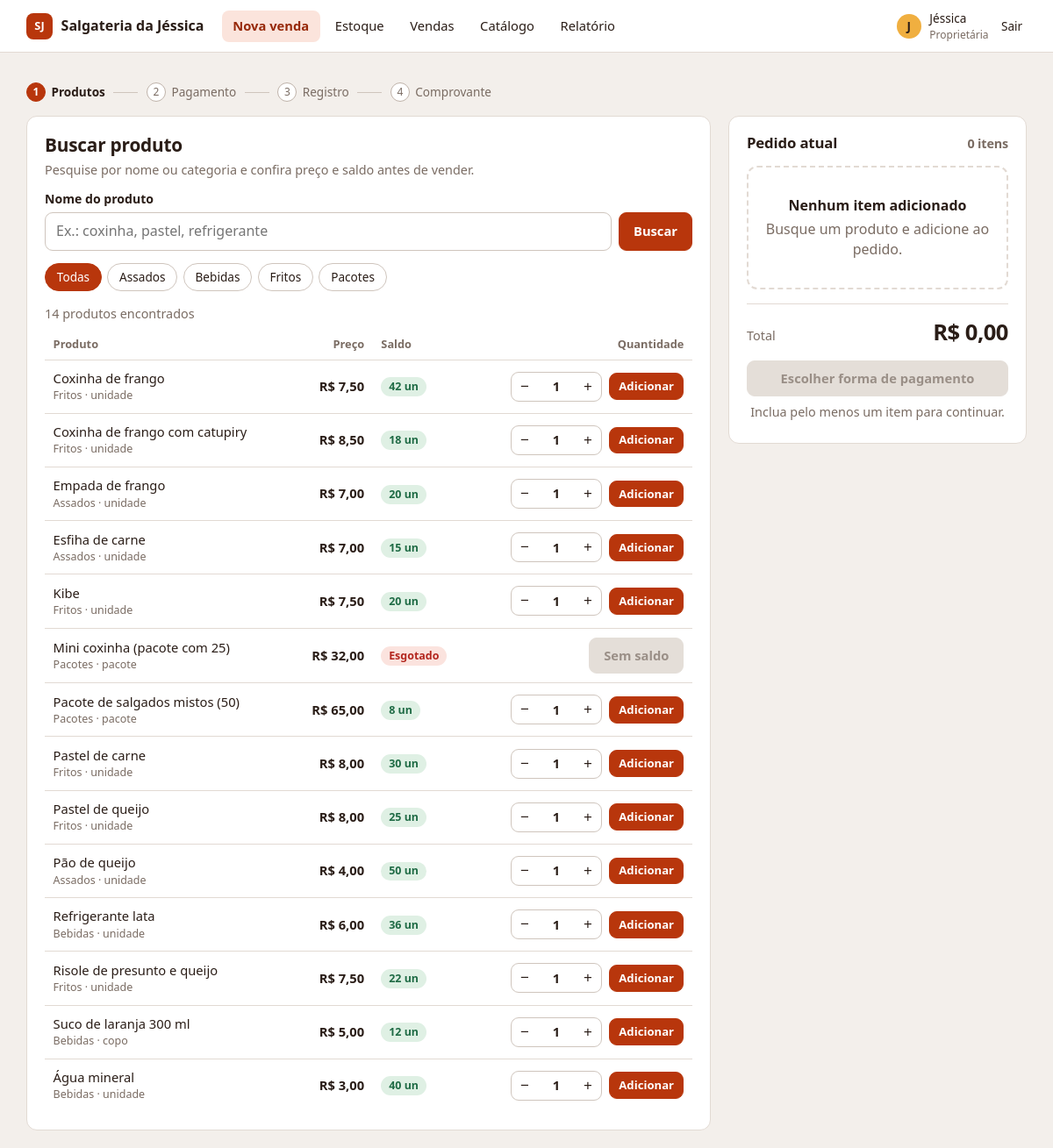
/?q=&categoria= (signed in), run on the app's committed database.
### contas/models.py (models this page shows, shortened)
class Usuario(AbstractUser):
    class Perfil(models.TextChoices):
        PROPRIETARIA = "PROPRIETARIA", "Proprietária"
        ATENDENTE = "ATENDENTE", "Atendente"
    perfil = models.CharField(max_length=12, choices=Perfil.choices, default=Perfil.ATENDENTE)
    @property
    def eh_proprietaria(self):
        return self.perfil == self.Perfil.PROPRIETARIA
    @property
    def nome_exibicao(self):
        return self.first_name or self.username
    @property
    def iniciais(self):
        return self.nome_exibicao[:1].upper()

### catalogo/models.py (models this page shows, shortened)
class Produto(models.Model):
    class Unidade(models.TextChoices):
        UNIDADE = "unidade", "unidade"
        PACOTE = "pacote", "pacote"
        PORCAO = "porção", "porção"
        COPO = "copo", "copo"
    nome = models.CharField(max_length=100)
    categoria = models.CharField(max_length=40)
    unidade = models.CharField("unidade vendável", max_length=10, choices=Unidade.choices, default=Unidade.UNIDADE)
    preco_centavos = models.PositiveIntegerField("preço (centavos)")
    saldo = models.PositiveIntegerField(default=0)  # nunca negativo (RNF09)
    ativo = models.BooleanField(default=True)
    class Meta:
        ordering = ["nome"]
        constraints = [
            models.CheckConstraint(condition=models.Q(preco_centavos__gt=0), name="produto_preco_maior_que_zero"),
        ]

### vendas/views.py (the view)
# urls.py: path("", views.nova_venda, name="nova"),
@login_required
def nova_venda(request):
    venda = services.obter_venda_aberta(request.user)
    q = request.GET.get("q", "").strip()
    categoria = request.GET.get("categoria", "").strip()
    buscou = "q" in request.GET or "categoria" in request.GET
    ativos = Produto.objects.filter(ativo=True)
    resultados = None
    if buscou:
        resultados = [
            p for p in ativos.order_by("nome")
            if (not q or normalizar(q) in normalizar(p.nome)) and (not categoria or p.categoria == categoria)
        ]
    contexto = _contexto_pedido(venda)
    contexto.update({
        "q": q, "categoria": categoria, "buscou": buscou, "resultados": resultados,
        "categorias": ativos.order_by("categoria").values_list("categoria", flat=True).distinct(),
        "no_pedido": {i.produto_id: i.quantidade for i in contexto["itens"]},
    })
    return render(request, "vendas/nova_venda.html", contexto)

### nucleo/contexto.py (called while the page is built)
def navegacao(request):
    m = request.resolver_match
    if not m:
        return {}
    return {
        "secao": _SECOES.get(m.view_name, m.namespace),
        "etapas_venda": [(1, "Produtos"), (2, "Pagamento"), (3, "Registro"), (4, "Comprovante")],
    }

### nucleo/utils.py (called while the page is built)
def formatar_brl(centavos):
    centavos = int(centavos or 0)
    reais, cent = divmod(abs(centavos), 100)
    inteiro = f"{reais:,}".replace(",", ".")
    return f"{'-' if centavos < 0 else ''}R$ {inteiro},{cent:02d}"

### vendas/services.py (called while the page is built)
def obter_venda_aberta(usuario):
    venda = Venda.objects.filter(usuario=usuario, situacao=Venda.Situacao.ABERTA).order_by("-pk").first()
    return venda or Venda.objects.create(usuario=usuario)

### vendas/views.py (called while the page is built)
def _contexto_pedido(venda):
    itens = list(venda.itens.select_related("produto"))
    return {
        "venda": venda, "itens": itens, "total": venda.total_centavos,
        "qtd_itens": len(itens), "qtd_unidades": sum(i.quantidade for i in itens),
    }

### vendas/templates/vendas/nova_venda.html (shortened to what this page needs)
{% extends "base.html" %}
{% load formatos %}
{% block content %}
{% include "vendas/_passos.html" with passo=1 etapas=etapas_venda %}
<div class="duas">
  <section class="cartao">
    <h2>Buscar produto</h2>
    <p class="suave" style="margin-bottom:.8rem">Pesquise por nome ou categoria e confira preço e saldo antes de vender.</p>
    <form method="get" class="campo">
      <label for="q">Nome do produto</label>
      <div class="linha-busca">
        <input id="q" type="text" name="q" value="{{ q }}" placeholder="Ex.: coxinha, pastel, refrigerante" autofocus>
        <button class="btn" type="submit">Buscar</button>
      </div>
    </form>
    <div class="chips" role="group" aria-label="Categoria">
      <a class="chip {% if not categoria %}ativo{% endif %}" href="?q={{ q|urlencode }}&categoria=">Todas</a>
      {% for c in categorias %}<a class="chip {% if categoria == c %}ativo{% endif %}" href="?q={{ q|urlencode }}&categoria={{ c|urlencode }}">{{ c }}</a>{% endfor %}
    </div>
    {% if not buscou %}
      <div class="vazio"><strong>Nenhuma busca ainda</strong>Digite o nome de um produto ou escolha uma categoria para ver preço e saldo disponíveis.</div>
    {% elif not resultados %}
      <div class="vazio"><strong>Não encontramos produtos</strong>Tente outro nome ou outra categoria.</div>
    {% else %}
      <p class="suave" style="margin-bottom:.4rem">{{ resultados|length }} produto{{ resultados|length|pluralize:"s" }} encontrado{{ resultados|length|pluralize:"s" }}</p>
      <div class="tabela-rolagem"><table>
        <thead><tr><th>Produto</th><th class="num">Preço</th><th>Saldo</th><th class="num">Quantidade</th></tr></thead>
        <tbody>{% for p in resultados %}
          <tr>
            <td>{{ p.nome }}<span class="sub">{{ p.categoria }} · {{ p.unidade }}{% if p.pk in no_pedido %} · <span class="tag aviso">No pedido: {{ no_pedido|get_item:p.pk }}</span>{% endif %}</span></td>
            <td class="num"><strong>{{ p.preco_centavos|brl }}</strong></td>
            <td>{% if p.saldo == 0 %}<span class="tag zero">Esgotado</span>{% else %}<span class="tag ok">{{ p.saldo }} un</span>{% endif %}</td>
            <td>
              <form method="post" action="{% url 'vendas:adicionar' %}" class="linha-add">{% csrf_token %}
                {% if p.saldo == 0 %}
                  <button class="btn desativado" type="button" disabled>Sem saldo</button>
                {% else %}
                  <span class="qtd"><button type="button" data-passo="-1" aria-label="Diminuir">−</button>
                    <input type="number" name="quantidade" value="1" min="1" max="{{ p.saldo }}" aria-label="Quantidade de {{ p.nome }}">
                    <button type="button" data-passo="1" aria-label="Aumentar">+</button></span>
                  <button class="btn pequeno" type="submit">Adicionar</button>
                {% endif %}
              </form>
            </td>
          </tr>{% endfor %}
        </tbody></table></div>
    {% endif %}
  </section>
  <aside class="cartao pedido">
    <h3>Pedido atual <span class="suave">{% if qtd_itens %}{{ qtd_itens }} item{{ qtd_itens|pluralize:"ns" }} · {{ qtd_unidades }} unidade{{ qtd_unidades|pluralize }}{% else %}0 itens{% endif %}</span></h3>
    {% if itens %}
      {% for i in itens %}
      <div class="pedido-item">
        <div class="topo-item"><span>{{ i.produto.nome }}<span class="sub">{{ i.quantidade }} × {{ i.preco_unitario_centavos|brl }}</span></span><span>{{ i.subtotal_centavos|brl }}</span></div>
        <div class="base-item">
          <form method="post" action="{% url 'vendas:alterar' i.pk %}" class="qtd">{% csrf_token %}
            <input type="hidden" name="q" value="{{ q }}"><input type="hidden" name="categoria" value="{{ categoria }}">
            <button name="acao" value="menos" {% if i.quantidade <= 1 %}disabled{% endif %} aria-label="Diminuir {{ i.produto.nome }}">−</button>
            <span>{{ i.quantidade }}</span>
            <button name="acao" value="mais" aria-label="Aumentar {{ i.produto.nome }}">+</button>
          </form>
          <form method="post" action="{% url 'vendas:remover' i.pk %}">{% csrf_token %}
            <input type="hidden" name="q" value="{{ q }}"><input type="hidden" name="categoria" value="{{ categoria }}">
            <button class="btn perigo pequeno" type="submit">Remover</button></form>
        </div>
      </div>{% endfor %}
    {% else %}
      <div class="vazio" style="margin:1rem 0"><strong>Nenhum item adicionado</strong>Busque um produto e adicione ao pedido.</div>
    {% endif %}
    <div class="total"><span class="suave">Total</span><strong>{{ total|brl }}</strong></div>
    {% if itens %}<a class="btn cheio" href="{% url 'vendas:pagamento' %}">Escolher forma de pagamento</a>
    {% else %}<button class="btn cheio" disabled>Escolher forma de pagamento</button><p class="suave" style="text-align:center;margin-top:.5rem">Inclua pelo menos um item para continuar.</p>{% endif %}
  </aside>
</div>
{% endblock %}

### nucleo/templates/base.html (shortened to what this page needs)
{% load static %}<!doctype html>
<html lang="pt-br">
<head>
  <link rel="stylesheet" href="{% static 'nucleo/app.css' %}">
</head>
<body>
{% block topo %}
<header class="topo">
  <div class="topo-in">
    <a class="marca" href="{% url 'vendas:nova' %}"><span class="logo">SJ</span> Salgateria da Jéssica</a>
    <nav class="menu" aria-label="Principal">
      <a href="{% url 'vendas:nova' %}" {% if secao == 'venda' %}class="ativo" aria-current="page"{% endif %}>Nova venda</a>
      <a href="{% url 'estoque:consulta' %}" {% if secao == 'estoque' %}class="ativo" aria-current="page"{% endif %}>Estoque</a>
      <a href="{% url 'vendas:lista' %}" {% if secao == 'vendas' %}class="ativo" aria-current="page"{% endif %}>Vendas</a>
      {% if user.eh_proprietaria %}
      <a href="{% url 'catalogo:lista' %}" {% if secao == 'catalogo' %}class="ativo" aria-current="page"{% endif %}>Catálogo</a>
      <a href="{% url 'vendas:relatorio' %}" {% if secao == 'relatorio' %}class="ativo" aria-current="page"{% endif %}>Relatório</a>
      {% endif %}
    </nav>
    <div class="usuario">
      <span class="avatar">{{ user.iniciais }}</span>
      <span>{{ user.nome_exibicao }}<small>{{ user.get_perfil_display }}</small></span>
      <form method="post" action="{% url 'contas:sair' %}">{% csrf_token %}<button class="link-botao" type="submit">Sair</button></form>
    </div>
  </div>
</header>
{% endblock %}
<main>
  {% block content %}{% endblock %}
</main>
</body>
</html>

### data on the page
Usuario: iniciais "J", nome_exibicao "Jéssica", perfil "Proprietária"
Produto: nome "Coxinha de frango", categoria "Fritos", unidade "unidade", preco_centavos|brl "R$ 7,50", saldo "42"
Produto: nome "Coxinha de frango com catupiry", categoria "Fritos", unidade "unidade", preco_centavos|brl "R$ 8,50", saldo "18"
Produto: nome "Empada de frango", categoria "Assados", unidade "unidade", preco_centavos|brl "R$ 7,00", saldo "20"
Produto: nome "Esfiha de carne", categoria "Assados", unidade "unidade", preco_centavos|brl "R$ 7,00", saldo "15"
Produto: nome "Kibe", categoria "Fritos", unidade "unidade", preco_centavos|brl "R$ 7,50", saldo "20"
Produto: nome "Mini coxinha (pacote com 25)", categoria "Pacotes", unidade "pacote", preco_centavos|brl "R$ 32,00", saldo "Esgotado"
Produto: nome "Pacote de salgados mistos (50)", categoria "Pacotes", unidade "pacote", preco_centavos|brl "R$ 65,00", saldo "8"
Produto: nome "Pastel de carne", categoria "Fritos", unidade "unidade", preco_centavos|brl "R$ 8,00", saldo "30"
Produto: nome "Pastel de queijo", categoria "Fritos", unidade "unidade", preco_centavos|brl "R$ 8,00", saldo "25"
Produto: nome "Pão de queijo", categoria "Assados", unidade "unidade", preco_centavos|brl "R$ 4,00", saldo "50"
Produto: nome "Refrigerante lata", categoria "Bebidas", unidade "unidade", preco_centavos|brl "R$ 6,00", saldo "36"
Produto: nome "Risole de presunto e queijo", categoria "Fritos", unidade "unidade", preco_centavos|brl "R$ 7,50", saldo "22"
Produto: nome "Suco de laranja 300 ml", categoria "Bebidas", unidade "copo", preco_centavos|brl "R$ 5,00", saldo "12"
Produto: nome "Água mineral", categoria "Bebidas", unidade "unidade", preco_centavos|brl "R$ 3,00", saldo "40"

### other printed values
{{ n }} "1" "2" "3" "4"
{{ nome }} "Produtos" "Pagamento" "Registro" "Comprovante"
{{ c }} "Assados" "Bebidas" "Fritos" "Pacotes"
{{ resultados|length }} "14"
{{ total|brl }} "R$ 0,00"
